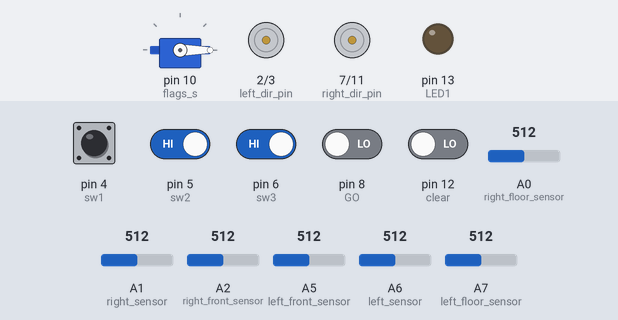
This program was run on a simulated Arduino Nano, built with avr-gcc and run on an emulated ATmega328P. Shown: servo, direction and speed pins drawn as motors (green arrow = direction pin HIGH = forward, orange = LOW = backward, longer = more drive), output pins drawn as LEDs (lit = HIGH). The inputs (shaded band) are chosen by the test bench; at power-on: pin 5 (sw2), pin 6 (sw3) HIGH, pin 4 (sw1), pin 8 (GO), pin 12 (clear) LOW, A0 (right_floor_sensor) = 512, A1 (right_sensor) = 512, A2 (right_front_sensor) = 512, A5 (left_front_sensor) = 512, A6 (left_sensor) = 512, A7 (left_floor_sensor) = 512.

Above: at 1.2 s.
1.3 s: pin 5 (sw2) driven LOW and pin 6 (sw3) driven LOW
At 1.8 s:
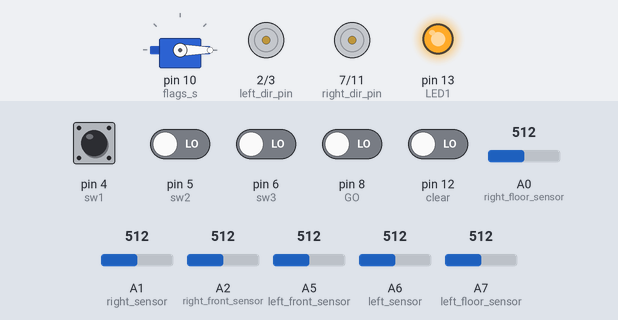
2.8 s: pin 5 (sw2) driven HIGH
At 4.0 s:
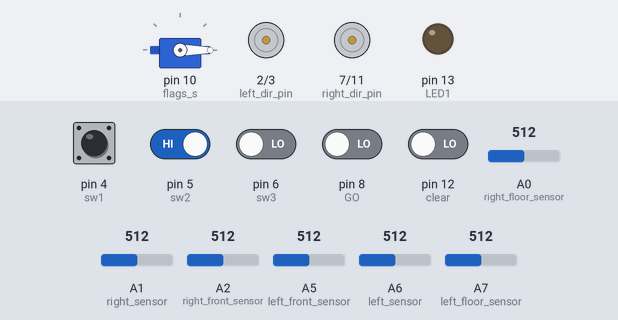
4.3 s: pin 8 (GO) driven HIGH
At 5.4 s:
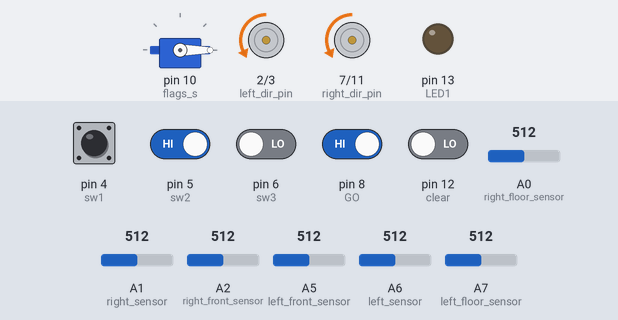
5.8 s: A0 (right_floor_sensor) set to 488
At 5.9 s:
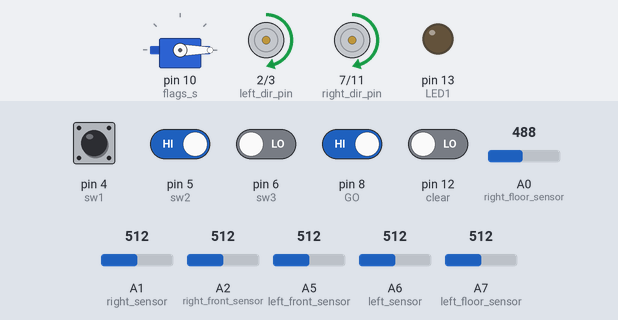
8.8 s: pin 5 (sw2) driven LOW
At 9.09 s:
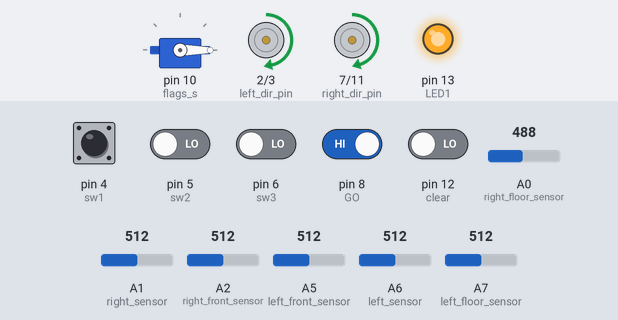
11.8 s: pin 6 (sw3) driven HIGH
At 12.01 s:
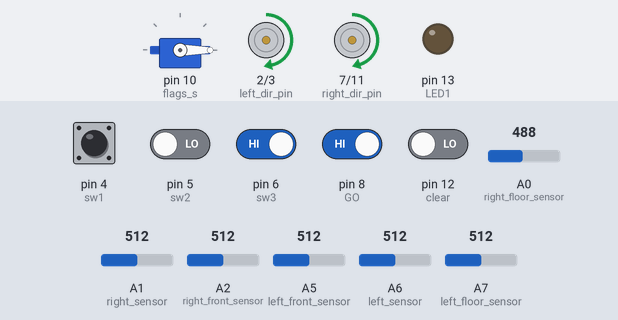
Timing chart, 0 to 15.8 s (numbered marks = the images above; inputs shaded):
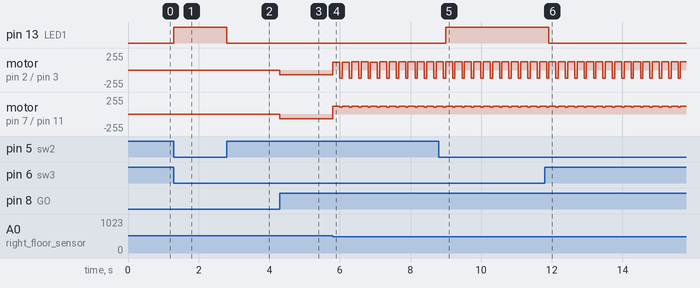

Measured:
- the behaviour switches between 500 and 499 on A0 (right_floor_sensor) (found by bisection; images 3 and 4)
- after the input at 1.3 s, pin 13 (LED1): LOW → HIGH at once
- after the input at 2.8 s, pin 13 (LED1): HIGH → LOW at once
- after the input at 4.3 s, motor on pin 2 (left_dir_pin) / pin 3 (left_pwm_pin), motor on pin 7 (right_dir_pin) / pin 11 (right_pwm_pin): stopped → backward 70/255 at once
- after the input at 5.8 s, motor on pin 7 (right_dir_pin) / pin 11 (right_pwm_pin): alternates forward 120/255 for 0.20 s and forward 100/255 for 0.07 s, starting at once
- after the input at 8.8 s, pin 13 (LED1): LOW → HIGH after 0.19 s
- after the input at 11.8 s, pin 13 (LED1): HIGH → LOW after 0.12 s

The program:

main.cpp
```cpp
#include <Arduino.h>
#include <servo.h>
#include "Motors.h"

///////////Sensors Definition////////////
#define LED1 13
#define LED3 1
#define LED4 0
#define clear 12
#define timeout 5000

unsigned long time_start = 0;
bool sensorActive = false;

const uint8_t right_floor_sensor = A0;
const uint8_t right_sensor = A1;
const uint8_t right_front_sensor = A2;
const uint8_t left_front_sensor = A5;
const uint8_t left_sensor = A6;
const uint8_t left_floor_sensor = A7;

const int sw1 = 4;
const int sw2 = 5;
const int sw3 = 6;

// const int sw4 = 7;
const int START = 9;
const int GO = 8;
const int RDY = 12;

///////////Motor Definition////////////
const uint8_t left_dir_pin = 2;
const uint8_t left_pwm_pin = 3;

const uint8_t right_dir_pin = 7;
const uint8_t right_pwm_pin = 11;

 int MAX_VEL = 150;

Servo flags_s;

Motor motor1(left_pwm_pin, left_dir_pin);
Motor motor2(right_pwm_pin, right_dir_pin);

MotorControl LeftMotor(motor1);
MotorControl RightMotor(motor2);

///////////Variables Definition////////////
int left_state = 0;
int left_front_state = 0;
int left_floor_state = 0;

int right_state = 0;
int right_front_state = 0;
int right_floor_state = 0;
int c = 0;
int c2 = 0;

int th = 1023/2; //threshlod of half 10-bit

bool DONE = false;
bool LINE = false;

////////////////// PID //////////////////
double error = 0;
double last_error = 0;

unsigned long curr_time = 0;
unsigned long prev_time = 0;
//base values for 150 pwm
double kp = 32;
double ki = 0;
double kd = 17;

/////////////////// PD //////////////////
int sensor_value, u, pwmi, pwmd;
int pos, sensornum, posa, p, pa, d;

void LEDS(int i){
  if (i == 1){
    digitalWrite(LED1, 0);
    digitalWrite(LED3, 1);
    digitalWrite(LED4, 0);
  }
  if (i == 2){
    digitalWrite(LED1, 0);
    digitalWrite(LED3, 0);
    digitalWrite(LED4, 1);
  }
  if (i == 3){
    digitalWrite(LED1, 0);
    digitalWrite(LED3, 1);
    digitalWrite(LED4, 1);
  }
  if (i == 4){
    digitalWrite(LED1, 1);
    digitalWrite(LED3, 0);
    digitalWrite(LED4, 0);
  }
  else{
    digitalWrite(LED1, 0);
    digitalWrite(LED3, 0);
    digitalWrite(LED4, 0);
  }
}
void status(){
  if (digitalRead(sw1) && !digitalRead(sw2) && !digitalRead(sw3)) { //100
      LEDS(1);
      } else if (digitalRead(sw2) && !digitalRead(sw1) && !digitalRead(sw3)) { //010
      LEDS(2);
      } else if (digitalRead(sw3) && !digitalRead(sw1) && !digitalRead(sw2)) { //001
      LEDS(3);
      } else if (!digitalRead(sw1) && !digitalRead(sw2) && !digitalRead(sw3)) { //000
      LEDS(4);
      }
      else{
      LEDS(0);
      }
}
///////////Function Definition////////////
void setMotors(int lvel, int rvel){
  LeftMotor.move(-lvel);
  RightMotor.move(rvel*-1);
}

void update_sensors(){
  left_state = (analogRead(left_sensor) >= 500) ? 1 : 0;
  left_floor_state = (analogRead(left_floor_sensor) >= 500) ? 1 : 0;
  left_front_state = (analogRead(left_front_sensor) >= 500) ? 1 : 0;

  right_state = (analogRead(right_sensor) >= 500) ? 1 : 0;
  right_floor_state = (analogRead(right_floor_sensor) >= 500) ? 1 : 0;
  right_front_state = (analogRead(right_front_sensor) >= 500) ? 1 : 0;
}

void return_to_sender(){
  setMotors(-120, -120);
  delay(200);
  setMotors(125, -100);
  delay(65);
  setMotors(0,0);
}
void roll(){
  setMotors(20, 20);
  delay(50);
  setMotors(-70, 70);
  delay(180);
  setMotors(70, 70);
  delay(350);
  setMotors(-100, 100);
}
void dodge (){
  setMotors(80, -80);
  delay(140);
  setMotors(45, 110);
  delay(450);
  setMotors(70, 110);
  delay(120);
  setMotors(-80, 80);
  delay(180);
  setMotors(0,0);
}
void flag1(){
  setMotors(80, -82);
  delay(120);
  setMotors(90, 120);
  delay(210);
  setMotors(-80, 80);
  delay(220);
  setMotors(0,0);
}

void frenos(){
  setMotors(-200,-200);
}
void target_position_with_turn(){
  if (left_state && !left_front_state && !right_front_state && !right_state) setMotors(MAX_VEL - 35, MAX_VEL + 35);
  else if (!left_state && left_front_state && !right_front_state && !right_state) setMotors(MAX_VEL - 15, MAX_VEL + 15);
  else if (!left_state && !left_front_state && right_front_state && !right_state) setMotors(MAX_VEL + 35, MAX_VEL - 35);
  else if (!left_state && !left_front_state && !right_front_state && right_state) setMotors(MAX_VEL + 35, MAX_VEL - 35);
  else if (left_front_state && right_front_state) setMotors(MAX_VEL, MAX_VEL);
  else if (!left_state && !left_front_state && !right_front_state && !right_state) setMotors(MAX_VEL * 0.7, MAX_VEL * -0.7);
}

void target_position_charge(){
  if (left_front_state && right_front_state) setMotors(220, 220);
  else if (left_state) setMotors(MAX_VEL - static_cast<int>(MAX_VEL * 0.4), MAX_VEL + static_cast<int>(MAX_VEL * 0.4));
  else if (!left_state && !left_front_state && !right_front_state && !right_state) setMotors(static_cast<int>(MAX_VEL * 0.7), static_cast<int>(MAX_VEL * -0.7));
}
void speed_control(){ //cambio de velocidad al atacar
  update_sensors();
  if (!left_state && left_front_state && right_front_state && !right_state) {
    if(!sensorActive){
      time_start = millis();
      sensorActive = true;
    }
    if (millis() - time_start > timeout){
      MAX_VEL = 220;
    }
  } else{
      MAX_VEL = 150;
      sensorActive = false;
      time_start = 0;
    }
}
void PIDTracking(int MAX_VEL2, int kp2, int kd2){
  //speed_control();
  curr_time = millis();
  double dt = static_cast<double>(curr_time - prev_time) / 1000;

  int w_sum = left_state * -10 + left_front_state * -5 + right_front_state * 5 + right_state * 10;
  int sum_states = left_state + left_front_state + right_front_state + right_state;

  int pos = w_sum / sum_states;

  error = 0 - pos;
  double I = error * dt;
  double D = (error - last_error) / dt;

  double output = kp2 * error + ki * I + kd2 * D;

  int u = static_cast<int>(output);

  int PWMI = constrain(MAX_VEL2 - u, -255, 255);
  int PWMD = constrain(MAX_VEL2 + u, -255, 255);
  setMotors(PWMI, PWMD);
  // setMotors(-output, output);

}
void start_fight(){ //sensado linea
  while (!DONE){
    setMotors(30, 30);
    update_sensors();
    digitalWrite(LED1, left_floor_state);
    //digitalWrite(LED2, right_floor_state);
    if (!left_floor_state || !right_floor_state){
      DONE = true;
      break;
    }
  }
}

void setup() {

  pinMode(LED1, OUTPUT);
 // pinMode(LED2, OUTPUT);
  pinMode(clear, INPUT);
  pinMode(left_sensor, INPUT);
  pinMode(right_sensor, INPUT);
  pinMode(left_floor_sensor, INPUT);
  pinMode(right_floor_sensor, INPUT);
  pinMode(left_front_sensor, INPUT);
  pinMode(right_front_sensor, INPUT);

  pinMode(sw1, INPUT);
  pinMode(sw2, INPUT);
  pinMode(sw3, INPUT);
  pinMode(START, INPUT);
  pinMode(GO, INPUT);
  pinMode(RDY, INPUT);

  LeftMotor.begin();
  RightMotor.begin();

  setMotors(0,0);

  digitalWrite(LED1, LOW);
  //digitalWrite(LED2, LOW);
  flags_s.attach(10);
  c = 1;
  c2 = 1;
  LINE = true;
  DONE = true;
  flags_s.write(0);
}

void loop() {
  status();
  if (digitalRead(GO) == 1) {
    //flags_s.write(79);
    left_floor_state = (analogRead(left_floor_sensor) >= 500) ? 1 : 0;
    right_floor_state = (analogRead(right_floor_sensor) >= 500) ? 1: 0;

    if (!left_floor_state || !right_floor_state) {
      return_to_sender();
      update_sensors();
    }
    else {
      if (digitalRead(sw1) && !digitalRead(sw2) && !digitalRead(sw3)) { //100 espalda
          LEDS(1);
          if(c==0){
            roll();
            c++;
          }
          else{
            update_sensors();
            PIDTracking(70, 25, 12);//(pwm, kp,kd)
            update_sensors();
            if (left_state == 0 && left_front_sensor == 1 && right_front_sensor == 1 && right_sensor == 0){
                setMotors(200,200);
            }
          }
      } else if (digitalRead(sw2) && !digitalRead(sw1) && !digitalRead(sw3)) { //010 lado
          LEDS(2);
          if(c==0){
            dodge();
            c++;
          }
          else{
            update_sensors();
            PIDTracking(70, 25, 12);//(pwm, kp,kd)
            update_sensors();
            if (left_state == 0 && left_front_sensor == 1 && right_front_sensor == 1 && right_sensor == 0){
                setMotors(200,200);
            }
          }
        }
       else if (digitalRead(sw3) && !digitalRead(sw1) && !digitalRead(sw2)) { //001 frontal 1
          LEDS(3);
          if(c==0){
            flag1();
            c++;
          }
          else{
            update_sensors();
            PIDTracking(70, 25, 12);//(pwm, kp,kd)
            update_sensors();
            if (left_state == 0 && left_front_sensor == 1 && right_front_sensor == 1 && right_sensor == 0){
                setMotors(200,200);
            }
          }
      }
       else if (!digitalRead(sw1) && !digitalRead(sw2) && !digitalRead(sw3)) { //nada
        LEDS(4);
       }
       else if (digitalRead(sw1) && digitalRead(sw2) && !digitalRead(sw3)){ //frontal 2
          flags_s.write(70);
          update_sensors();
          PIDTracking(230, 35, 18);//(pwm, kp,kd)
      }
      //   else if (digitalRead(sw1) && digitalRead(sw2) && digitalRead(sw3)){ //debug 111
      //     flags_s.write(0);
      //     update_sensors();
      //     // PIDTracking(230, 36, 21);//(pwm, kp,kd)
      //     PIDTracking(150, 32, 17);//(pwm, kp,kd)
      // }
    }


    // Puedes agregar más lógica aquí para las demás acciones
    /*
    if (!left_floor_state && !right_floor_state) {
      return_to_sender();
    } else {
      if (digitalRead(sw1) && !digitalRead(sw2) && !digitalRead(sw3)) {
        start_fight();
        update_sensors();
        target_position_with_turn();
      } else if (digitalRead(sw2) && !digitalRead(sw1) && !digitalRead(sw3)) {
        update_sensors();
        target_position_charge();
      } else if (digitalRead(sw3) && !digitalRead(sw1) && !digitalRead(sw2)) {
        start_fight();
        update_sensors();
        PIDTracking();
      }
    }
    */
  } else {
    setMotors(0, 0);
    flags_s.write(0);
    if(digitalRead(clear)){ //resetea las variables de control unicas solo cuando rdy del control se prepare, asi no se ejecutan las tareas unicas si se resetea
        c = 0;
        c2 = 0;
        LINE = false;
        DONE = false;
        flags_s.write(0);
    }
  }
}
```
